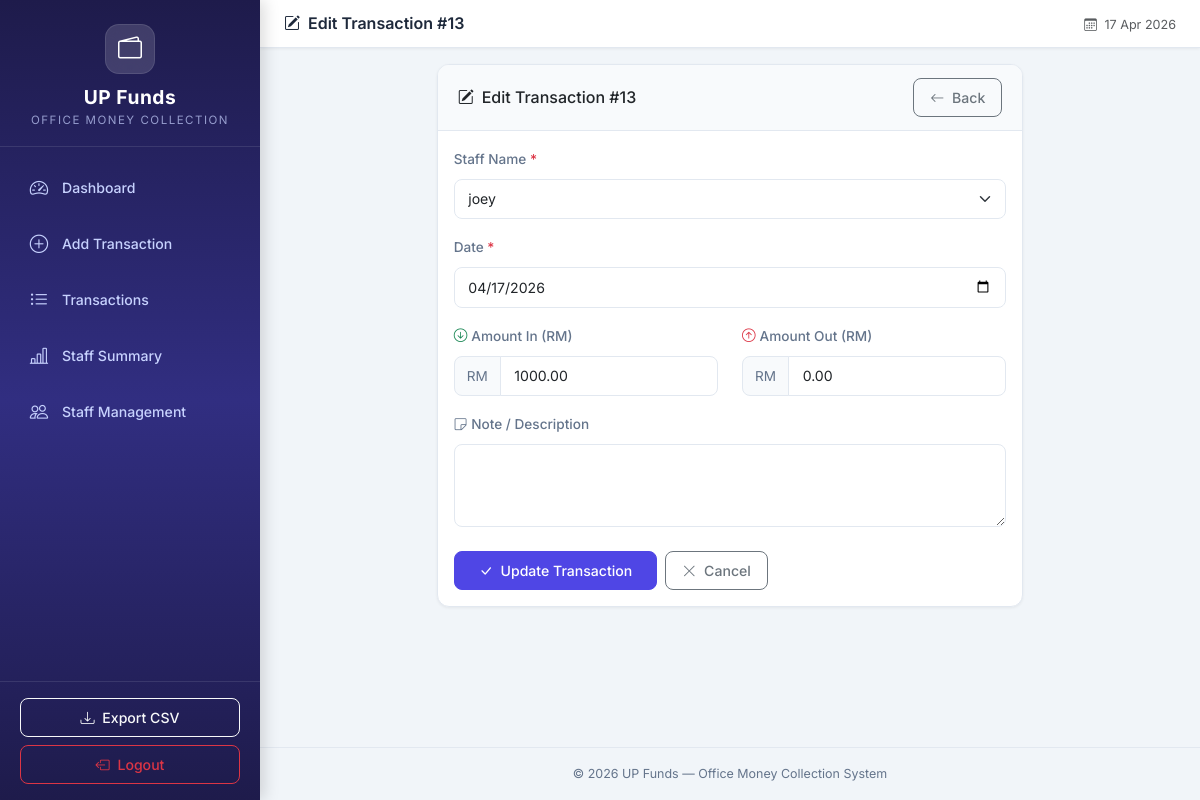
/transactions/edit/13 (signed in), run on an earlier commit of the app's database.
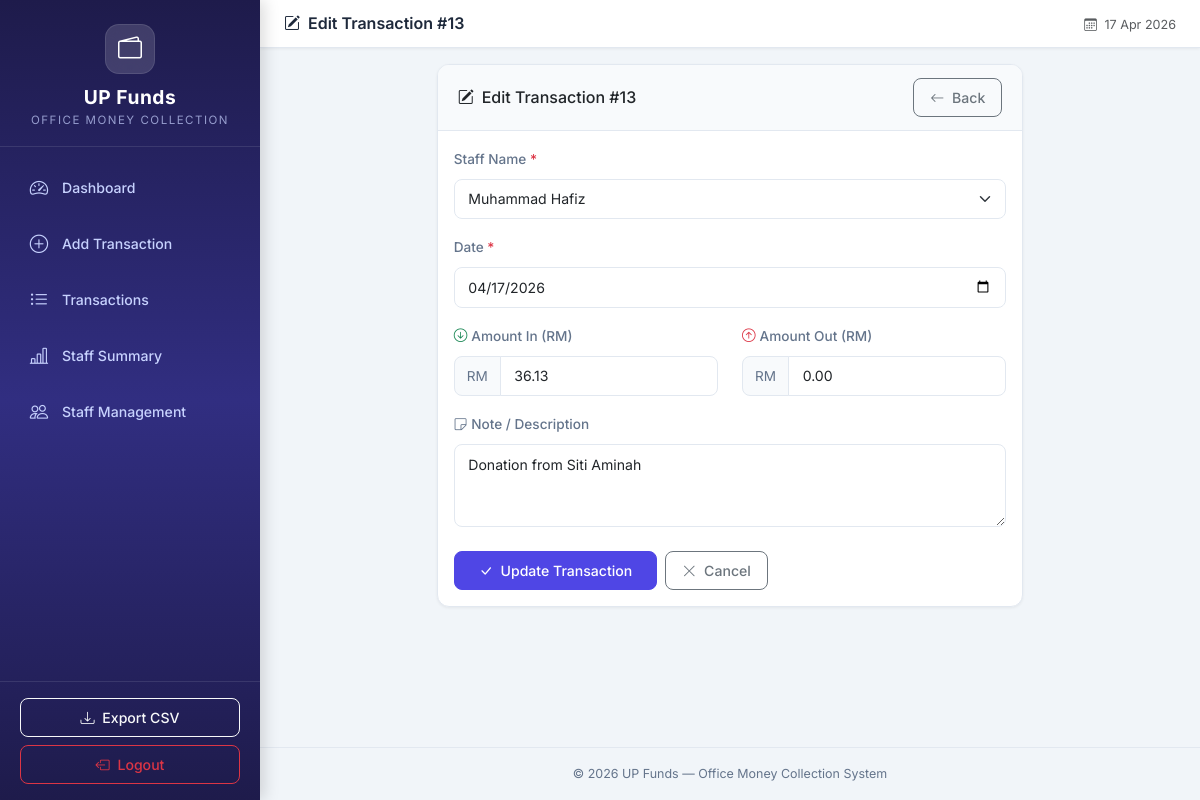
And on a later commit of the database.
### tables this page shows
CREATE TABLE cash_records (
            id INTEGER PRIMARY KEY AUTOINCREMENT,
            staff_id INTEGER NOT NULL,
            record_date DATE NOT NULL,
            amount_in REAL DEFAULT 0.00,
            amount_out REAL DEFAULT 0.00,
            expense_type TEXT DEFAULT 'shared',
            note TEXT DEFAULT '',
            created_at TIMESTAMP DEFAULT CURRENT_TIMESTAMP,
            updated_at TIMESTAMP DEFAULT CURRENT_TIMESTAMP,
            FOREIGN KEY (staff_id) REFERENCES staff(id)
        );

CREATE TABLE staff (
            id INTEGER PRIMARY KEY AUTOINCREMENT,
            name TEXT NOT NULL UNIQUE,
            is_active INTEGER DEFAULT 1,
            created_at TIMESTAMP DEFAULT CURRENT_TIMESTAMP
        );

### app.py (the view, shortened to what this page needs)
@app.route('/transactions/edit/<int:id>', methods=['GET', 'POST'])
@admin_required
def edit_transaction(id):
    conn = get_db_connection()
    record = conn.execute('SELECT * FROM cash_records WHERE id = ?', (id,)).fetchone()
    if not record:
        conn.close()
        flash('Transaction not found.', 'danger')
        return redirect(url_for('transactions'))
    staff_list = conn.execute('SELECT * FROM staff ORDER BY name').fetchall()
    conn.close()
    return render_template('edit_transaction.html',
                           record=record,
                           staff_list=staff_list)

### app.py (called while the page is built)
@app.context_processor
def inject_now():
    is_admin = session.get('role') == 'admin'
    return {'now': datetime.now(), 'is_admin': is_admin}

def admin_required(f):
    @wraps(f)
    def decorated_function(*args, **kwargs):
        if session.get('role') != 'admin':
            flash('Admin access is required to view this page.', 'danger')
            return redirect(url_for('login', next=request.url))
        return f(*args, **kwargs)
    return decorated_function

### database.py (called while the page is built)
def get_db_connection():
    conn = sqlite3.connect(DATABASE_PATH)
    conn.row_factory = sqlite3.Row  # Access columns by name
    conn.execute("PRAGMA foreign_keys = ON")  # Enable foreign key support
    return conn

### templates/edit_transaction.html (shortened to what the changed rows need)
{% extends 'base.html' %}
{% block page_title %}
    <i class="bi bi-pencil-square me-2"></i>Edit Transaction #{{ record['id'] }}
{% endblock %}
{% block content %}
<div class="row justify-content-center">
    <div class="col-lg-8">
        <div class="card content-card">
            <div class="card-header d-flex justify-content-between align-items-center">
                <h6 class="mb-0"><i class="bi bi-pencil-square me-2"></i>Edit Transaction #{{ record['id'] }}</h6>
                <a href="{{ url_for('transactions') }}" class="btn btn-sm btn-outline-secondary">
                    <i class="bi bi-arrow-left me-1"></i> Back
                </a>
            </div>
            <div class="card-body">
                <form method="POST" action="{{ url_for('edit_transaction', id=record['id']) }}" id="editTransactionForm">
                    <div class="mb-3">
                        <label for="staff_id" class="form-label fw-medium">
                            Staff Name <span class="text-danger">*</span>
                        </label>
                        <select class="form-select" id="staff_id" name="staff_id" required>
                            {% for s in staff_list %}
                                <option value="{{ s['id'] }}" {% if s['id'] == record['staff_id'] %}selected{% endif %}>
                                    {{ s['name'] }}
                                </option>
                            {% endfor %}
                        </select>
                    </div>
                    <div class="mb-3">
                        <label for="record_date" class="form-label fw-medium">
                            Date <span class="text-danger">*</span>
                        </label>
                        <input type="date" class="form-control" id="record_date" name="record_date"
                               value="{{ record['record_date'] }}" required>
                    </div>
                    <div class="row">
                        <div class="col-md-6 mb-3">
                            <div class="input-group">
                                <span class="input-group-text">RM</span>
                                <input type="number" class="form-control" id="amount_in" name="amount_in"
                                       step="0.01" min="0" value="{{ '%.2f'|format(record['amount_in']) }}">
                            </div>
                        </div>
                        <div class="col-md-6 mb-3">
                            <div class="input-group">
                                <span class="input-group-text">RM</span>
                                <input type="number" class="form-control" id="amount_out" name="amount_out"
                                       step="0.01" min="0" value="{{ '%.2f'|format(record['amount_out']) }}">
                            </div>
                        </div>
                    </div>
                    <div class="mb-4">
                        <label for="note" class="form-label fw-medium">
                            <i class="bi bi-sticky me-1"></i>Note / Description
                        </label>
                        <textarea class="form-control" id="note" name="note" rows="3">{{ record['note'] }}</textarea>
                    </div>
                </form>
            </div>
        </div>
    </div>
</div>
{% endblock %}

What changed in the data, as far as the page shows it:
changed cash_records id 13: staff_id "joey" → "Muhammad Hafiz"; amount_in "1000.00" → "36.13"; note (not shown) → "Donation from Siti Aminah"
